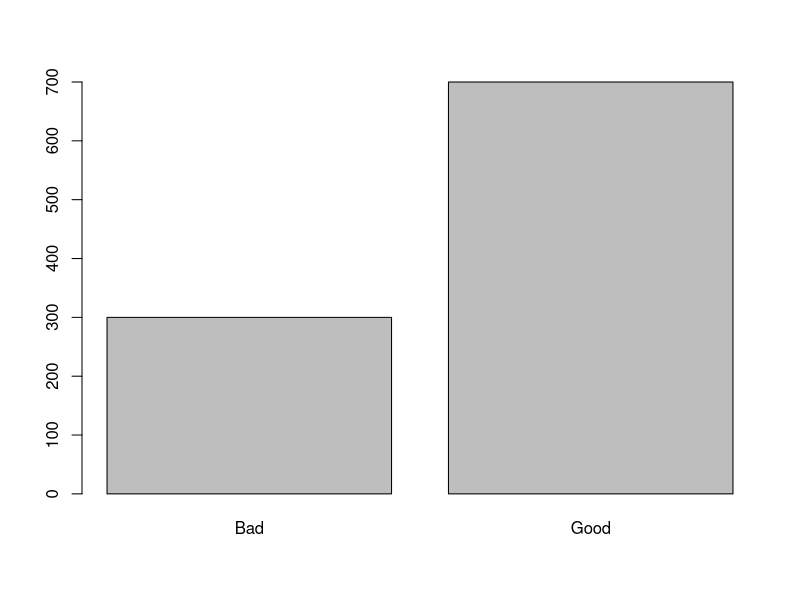
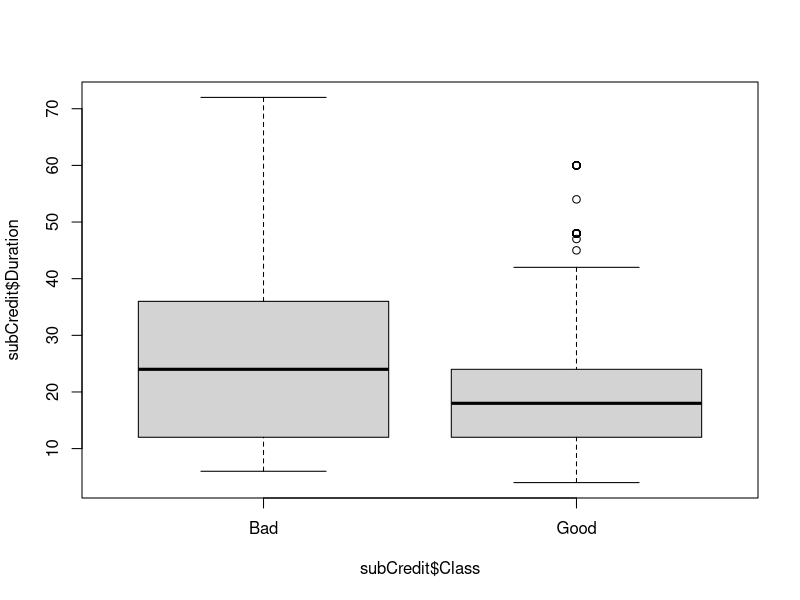
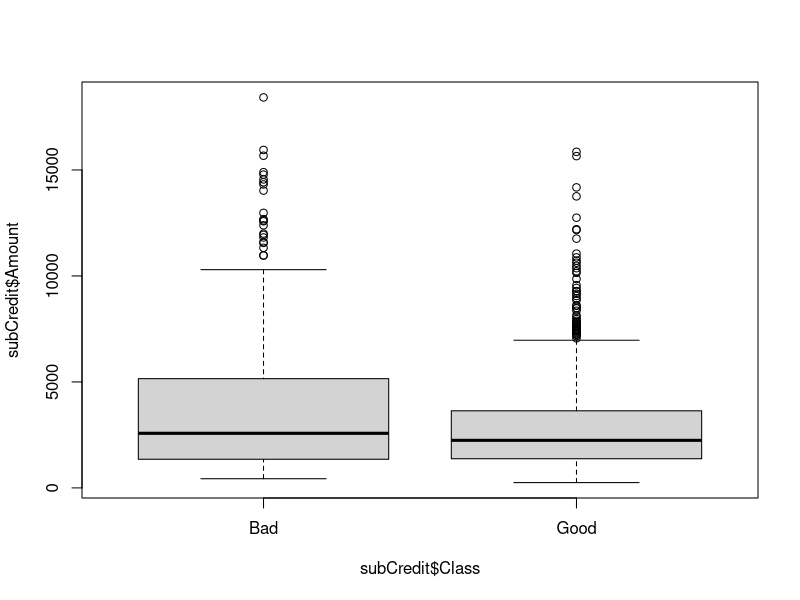
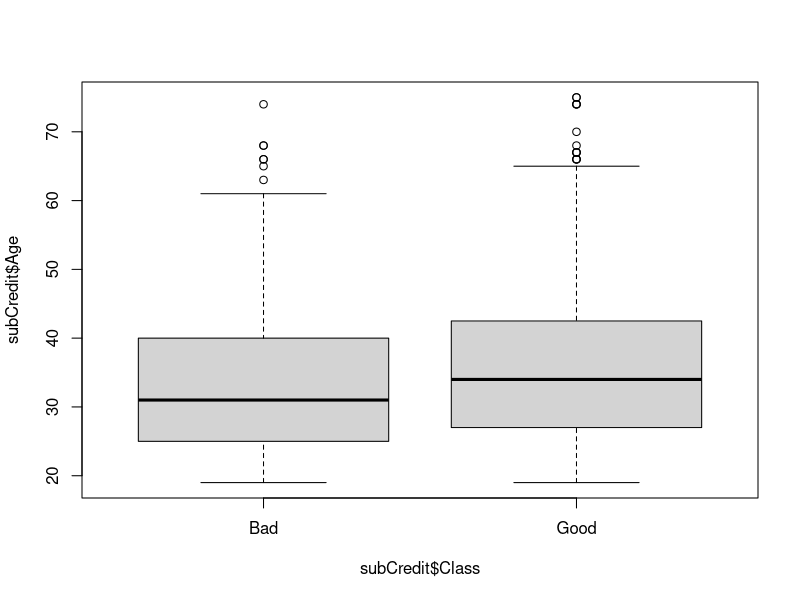

These charts were generated, in order, by the following R code:
## ---- chunk 1
## Intro to Data Science - Lab 9
# IST687 Section M002
# Professor Anderson
# Enter your name here: Chaithra Kopparam Cheluvaiah
# 1. I did this homework by myself, with help from the book and the professor.

#installing required packages
#install.packages("kernlab")
#install.packages("caret")
## ---- chunk 2
# importing the packages
library(kernlab)
library(caret)
library(tidyverse)

# getting GermanCredit data
data("GermanCredit")
subCredit <- GermanCredit[,1:10] # selecting only first 10 columns
glimpse(subCredit) # exploring the data

## ---- chunk 3
help(GermanCredit)
str(subCredit)
summary(subCredit)
table(subCredit$Class)
plot(subCredit$Class)

# Summarize what you see in a comment
# GermanCredit data set has 1000 rows and 10 columns
# 1) class represents credit worthiness of the customer and it is a dichotomous variable
# having only two possible values-bad and good
# 2) all other variables except class are quantitative variables
# 3) There are 300 customers classified as bad and 700 customers as good
## ---- chunk 4
set.seed(111)
# randomly sample for training dataset elements
# 40% of data from subCredit = 400 cases will used for building the model
trainList <- createDataPartition(y=subCredit$Class,p=.40,list=FALSE)
## ---- chunk 5
trainList[1:20] # first 20 case numbers
length(trainList)
## ---- chunk 6
# What is trainList?
#trainList is a vector consisting of case numbers that will used for building the SVM model

# What do the elements in trainList represent?
# case numbers/row indices from subCredit dataframe

# Which attribute is balanced in the trainList dataset?
# Class attribute
## ---- chunk 7
trainSet <- subCredit[trainList,]
head(trainSet)
dim(trainSet)
## ---- chunk 8
testSet <- subCredit[-trainList,]
dim(testSet)
## ---- chunk 9
boxplot(subCredit$Duration~subCredit$Class,data=subCredit)
# Duration with class value Bad: data is not spread out. from the plot, we can
# see first and second quartile are close to median with no outliers. This implies
# most of the data is around mean/median

# Duration with class value Good: data is not spread out. from the plot, we can
# see first and second quartile are close to median but it has many outliers
# this results in right skewed distribution

boxplot(subCredit$Amount~subCredit$Class,data=subCredit)
# Amount variable: from the plot we can notice that there are many outliers in
# the data resulting right skewed distribution

boxplot(subCredit$Age~subCredit$Class,data=subCredit)
# Age Variable is also having many outliers in the data resulting in right skewed
# distribution

# we need to handle outliers in order to get more accurate model while using these
# features in the model building
## ---- chunk 10
?ksvm
svmModel <- ksvm(Class~.,data=trainSet,C=5,cross=3,prob.model=TRUE)
## ---- chunk 11
svmModel
# cross validation error is approx 28%
# This indicates overall prediction error of all the 3 folds (cross=3)

# also, training error is 15.5%
# considering both the errors, it seems to be bad model as accuracy is
# is only ~56.5% (100% - (cross validaton error%+training error%)) on training data set
## ---- chunk 12
preOut <- predict(svmModel,newdata=testSet, type="response")
preOut[1:20]
## ---- chunk 13
str(preOut)  # preOut is a vector of factor variable with two levels-Bad/Good
table(preOut,testSet$Class) #creating confusion matrix
## ---- chunk 14
accuracy <- sum(diag(table(preOut,testSet$Class)))/sum(table(preOut,testSet$Class))
accuracy
# Interpret the confusion matrix
# diagonal elements indicate the right prediction of both values of Class
# off-diagonal elements are the wrong predictions
# so, accuracy = sum of all the right predictions/total predictions
## ---- chunk 15
confusionMatrix(preOut,testSet$Class)

# accuracy=69.5% is same as that was calculated in previous steps
